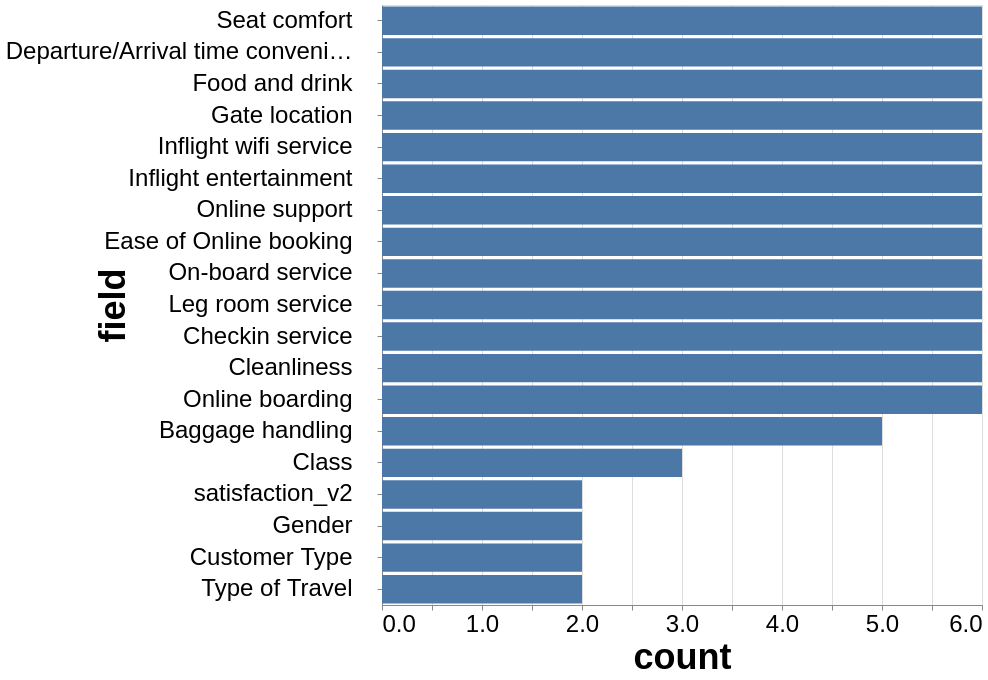

The specification (Vega-Lite) saved for this image:
### Vega-Lite specification from a JSON file in a GitHub repository (floating-point values rounded to 4 significant figures)
{"config": {"view": {}, "mark": {}, "axis": {"labelFontSize": 24, "titleFontSize": 36}}, "data": {"name": "data-fd22828f7bf89e47944ade0096e1ab34"}, "mark": "bar", "encoding": {"x": {"type": "quantitative", "field": "count"}, "y": {"type": "nominal", "axis": {"labelLimit": 350, "labelPadding": 25, "titlePadding": 50}, "field": "field", "sort": {"field": "count", "order": "descending"}}}, "height": 600, "transform": [{"filter": "(datum.count < 50)"}], "width": 600, "$schema": "https://vega.github.io/schema/vega-lite/v5.json", "datasets": {"data-fd22828f7bf89e47944ade0096e1ab34": [{"field": "id", "count": 129880}, {"field": "satisfaction_v2", "count": 2}, {"field": "Gender", "count": 2}, {"field": "Customer Type", "count": 2}, {"field": "Age", "count": 75}, {"field": "Type of Travel", "count": 2}, {"field": "Class", "count": 3}, {"field": "Flight Distance", "count": 5398}, {"field": "Seat comfort", "count": 6}, {"field": "Departure/Arrival time convenient", "count": 6}, {"field": "Food and drink", "count": 6}, {"field": "Gate location", "count": 6}, {"field": "Inflight wifi service", "count": 6}, {"field": "Inflight entertainment", "count": 6}, {"field": "Online support", "count": 6}, {"field": "Ease of Online booking", "count": 6}, {"field": "On-board service", "count": 6}, {"field": "Leg room service", "count": 6}, {"field": "Baggage handling", "count": 5}, {"field": "Checkin service", "count": 6}, {"field": "Cleanliness", "count": 6}, {"field": "Online boarding", "count": 6}, {"field": "Departure Delay in Minutes", "count": 466}, {"field": "Arrival Delay in Minutes", "count": 472}]}}
